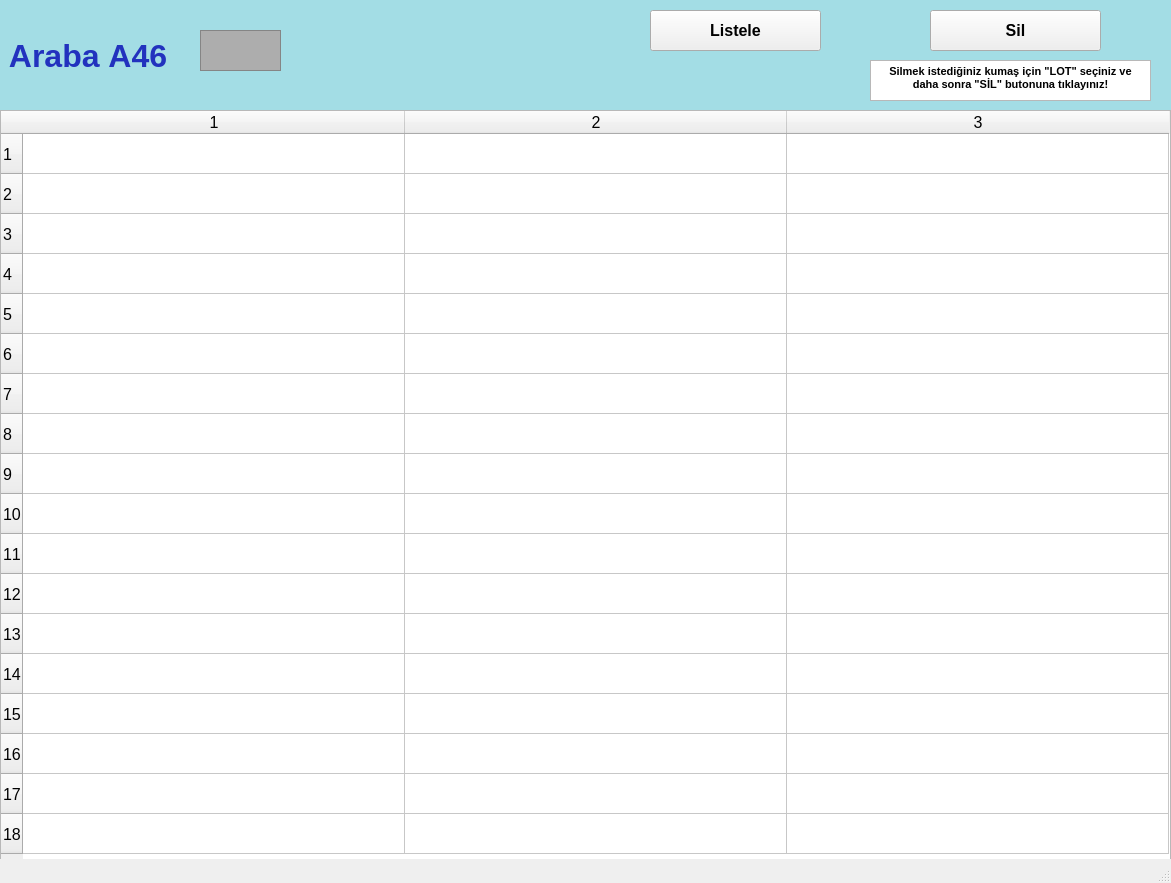
<?xml version="1.0" encoding="UTF-8"?>
<ui version="4.0">
 <class>arabalarA46_ekran</class>
 <widget class="QMainWindow" name="arabalarA46_ekran">
  <property name="geometry">
   <rect>
    <x>0</x>
    <y>0</y>
    <width>1171</width>
    <height>883</height>
   </rect>
  </property>
  <property name="font">
   <font>
    <pointsize>12</pointsize>
    <weight>50</weight>
    <bold>false</bold>
    <kerning>false</kerning>
   </font>
  </property>
  <property name="windowTitle">
   <string/>
  </property>
  <widget class="QWidget" name="centralwidget">
   <widget class="QLabel" name="arabaA1yazi_lbl">
    <property name="geometry">
     <rect>
      <x>0</x>
      <y>0</y>
      <width>1171</width>
      <height>111</height>
     </rect>
    </property>
    <property name="font">
     <font>
      <pointsize>24</pointsize>
      <weight>75</weight>
      <bold>true</bold>
     </font>
    </property>
    <property name="styleSheet">
     <string notr="true">background-color: rgb(163, 221, 229);
color: rgb(34, 50, 190);</string>
    </property>
    <property name="text">
     <string> Araba A46</string>
    </property>
   </widget>
   <widget class="QFrame" name="arabaA1_img">
    <property name="geometry">
     <rect>
      <x>200</x>
      <y>30</y>
      <width>81</width>
      <height>41</height>
     </rect>
    </property>
    <property name="styleSheet">
     <string notr="true">background-color: rgb(173, 173, 173);</string>
    </property>
    <property name="frameShape">
     <enum>QFrame::StyledPanel</enum>
    </property>
    <property name="frameShadow">
     <enum>QFrame::Raised</enum>
    </property>
   </widget>
   <widget class="QPushButton" name="listele46_btn">
    <property name="geometry">
     <rect>
      <x>650</x>
      <y>10</y>
      <width>171</width>
      <height>41</height>
     </rect>
    </property>
    <property name="font">
     <font>
      <pointsize>12</pointsize>
      <weight>75</weight>
      <bold>true</bold>
     </font>
    </property>
    <property name="text">
     <string>Listele</string>
    </property>
   </widget>
   <widget class="QTableWidget" name="A46_tw">
    <property name="geometry">
     <rect>
      <x>0</x>
      <y>110</y>
      <width>1171</width>
      <height>751</height>
     </rect>
    </property>
    <property name="baseSize">
     <size>
      <width>0</width>
      <height>0</height>
     </size>
    </property>
    <property name="rowCount">
     <number>18</number>
    </property>
    <property name="columnCount">
     <number>3</number>
    </property>
    <attribute name="horizontalHeaderVisible">
     <bool>true</bool>
    </attribute>
    <attribute name="horizontalHeaderCascadingSectionResizes">
     <bool>false</bool>
    </attribute>
    <attribute name="horizontalHeaderDefaultSectionSize">
     <number>382</number>
    </attribute>
    <attribute name="horizontalHeaderMinimumSectionSize">
     <number>38</number>
    </attribute>
    <attribute name="verticalHeaderDefaultSectionSize">
     <number>40</number>
    </attribute>
    <attribute name="verticalHeaderMinimumSectionSize">
     <number>23</number>
    </attribute>
    <row/>
    <row/>
    <row/>
    <row/>
    <row/>
    <row/>
    <row/>
    <row/>
    <row/>
    <row/>
    <row/>
    <row/>
    <row/>
    <row/>
    <row/>
    <row/>
    <row/>
    <row/>
    <column/>
    <column/>
    <column/>
   </widget>
   <widget class="QPushButton" name="sil46_btn">
    <property name="geometry">
     <rect>
      <x>930</x>
      <y>10</y>
      <width>171</width>
      <height>41</height>
     </rect>
    </property>
    <property name="font">
     <font>
      <pointsize>12</pointsize>
      <weight>75</weight>
      <bold>true</bold>
     </font>
    </property>
    <property name="text">
     <string>Sil</string>
    </property>
   </widget>
   <widget class="QTextBrowser" name="textBrowser">
    <property name="geometry">
     <rect>
      <x>870</x>
      <y>60</y>
      <width>281</width>
      <height>41</height>
     </rect>
    </property>
    <property name="html">
     <string>&lt;!DOCTYPE HTML PUBLIC &quot;-//W3C//DTD HTML 4.0//EN&quot; &quot;http://www.w3.org/TR/REC-html40/strict.dtd&quot;&gt;
&lt;html&gt;&lt;head&gt;&lt;meta name=&quot;qrichtext&quot; content=&quot;1&quot; /&gt;&lt;style type=&quot;text/css&quot;&gt;
p, li { white-space: pre-wrap; }
&lt;/style&gt;&lt;/head&gt;&lt;body style=&quot; font-family:'MS Shell Dlg 2'; font-size:12pt; font-weight:400; font-style:normal;&quot;&gt;
&lt;p align=&quot;center&quot; style=&quot; margin-top:0px; margin-bottom:0px; margin-left:0px; margin-right:0px; -qt-block-indent:0; text-indent:0px;&quot;&gt;&lt;span style=&quot; font-size:8pt; font-weight:600;&quot;&gt;Silmek istediğiniz kumaş için &amp;quot;LOT&amp;quot; seçiniz ve daha sonra &amp;quot;SİL&amp;quot; butonuna tıklayınız!&lt;/span&gt;&lt;/p&gt;&lt;/body&gt;&lt;/html&gt;</string>
    </property>
   </widget>
  </widget>
  <widget class="QStatusBar" name="statusbar"/>
 </widget>
 <resources/>
 <connections/>
</ui>
